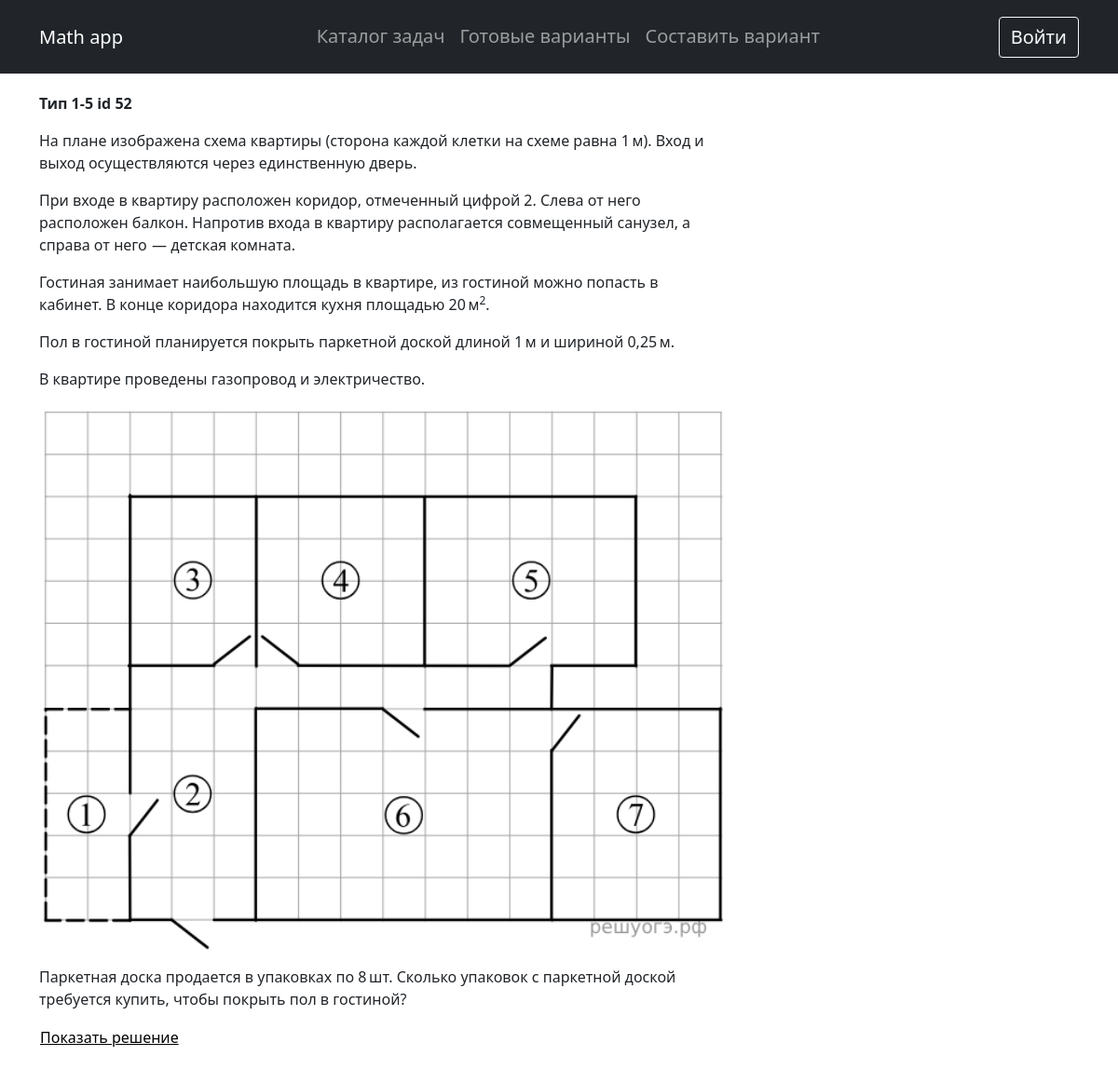
Page /test/52/ on the committed database.
### math_app/models.py (models this page shows, shortened)
class Test(models.Model):
    exercise = models.ForeignKey(Exercise, on_delete=models.CASCADE, verbose_name='Подвид')
    problem_text = RichTextUploadingField(blank=True, null=True)
    time_create = models.DateTimeField(auto_now_add=True)
    time_update = models.DateTimeField(auto_now=True)
    solution = RichTextUploadingField(blank=True, null=True, verbose_name='Решение')
    criteria = RichTextUploadingField(blank=True, null=True, verbose_name='Критерии')
    part2 = models.BooleanField(default=False, blank=True)
    class Meta:
        ordering = ('exercise__subcategory__category__id',)
    def get_answers(self):
        ans_ls = []
        for ans in self.answer_set.all():
            ans_ls.append(str(ans))
        return ans_ls

class Exercise(models.Model):
    subcategory = models.ForeignKey(Subcategory, related_name='subcategory', on_delete=models.CASCADE,
                                    verbose_name='Вид')
    description = RichTextUploadingField(blank=True, null=True)
    picture = models.ImageField(blank=True, upload_to="pictures/%Y/%m/%d/")
    time_create = models.DateTimeField(auto_now_add=True)
    time_update = models.DateTimeField(auto_now=True)
    source = models.TextField(blank=True, verbose_name='Источник')

class Subcategory(models.Model):
    category = models.ForeignKey(Category, verbose_name='Тип', null=True, on_delete=models.SET_NULL)
    title = models.CharField(max_length=200, verbose_name='Вид', db_index=True)
    slug = models.SlugField(max_length=200, unique=True)
    class Meta:
        ordering = ('category',)

class Category(models.Model):
    id = models.IntegerField(primary_key=True, unique=True)
    number = models.CharField(max_length=200, verbose_name='Номер')
    title = models.CharField(max_length=200, db_index=True, verbose_name='Тип')
    slug = models.SlugField(max_length=200, unique=True)
    class Meta:
        ordering = ('id',)

### math_app/views.py (the view)
# urls.py: path('test/<int:test_id>/', ShowTest.as_view(), name='test'),
class ShowTest(DetailView):
    model = Test
    template_name = 'math_app/test_detail.html'
    context_object_name = 'test'
    pk_url_kwarg = 'test_id'
    def get_context_data(self, *, object_list=None, **kwargs):
        context = super().get_context_data(**kwargs)
        context['title'] = 'Тест id №' + str(context['test'].pk)
        return context

### math_app/models.py (called while the page is built)
    def __str__(self):
        return self.answer

### oge_training/templatetags/custom_tags.py (called while the page is built)
@register.filter
def verbose_name(the_object, the_field):
    return the_object._meta.get_field(the_field).verbose_name

### math_app/templates/math_app/test_detail.html (shortened to what this page needs)
{% extends 'math_app/base.html' %}
{% load custom_tags %}
{% block content %}
<main>
    <div class="container">
        <div class="row">
            <div class="col-12 col-lg-8">
                <p><b>{{ forloop.counter }} {{test.exercise.subcategory|verbose_name:'category'}}
                    {{test.exercise.subcategory.category.number}}
                    id {{ test.pk }}</b></p>
                {% if test.exercise.description %}
                {{test.exercise.description|safe}}
                <img width="100%" src="{{test.exercise.picture.url}}">
                {% endif %}
                <p>{{test.problem_text |safe }}</p>
                <button class="btn btn-link reveal solution">Показать решение</button>
            </div>
        </div>
    </div>
</main>
{% endblock %}

### math_app/static/math_app/css/styles.css (style rules this page uses)
main { position: relative; padding: 20px; }
p { margin-bottom:0rem; }
.btn-link { color: black; padding: 0rem 0rem 1rem 0rem; display:flex; }
button.btn.btn-link.reveal { box-shadow: none; }

### rows in the picture
Test: exercise.subcategory|verbose_name "Тип", exercise.subcategory.category.number "1-5", pk "52", exercise.description "На плане изображена схема квартиры (сторона каждой клетки на схеме равна 1 м). Вход и выход осуществляются через единственную дверь. При входе в квартиру расположен коридор, отмеченный цифрой 2. Слева от него расположен балкон. Напротив входа в квартиру располагается совмещенный санузел, а справа от него — детская комната. Гостиная занимает наибольшую площадь в квартире, из гостиной можно попасть в кабинет. В конце коридора находится кухня площадью 20 м 2 . Пол в гостиной планируется покрыть паркетной доской длиной 1 м и шириной 0,25 м. В квартире проведены газопровод и электричество.", exercise.picture (picture), problem_text "Паркетная доска продается в упаковках по 8 шт. Сколько упаковок с паркетной доской требуется купить, чтобы покрыть пол в гостиной?"
